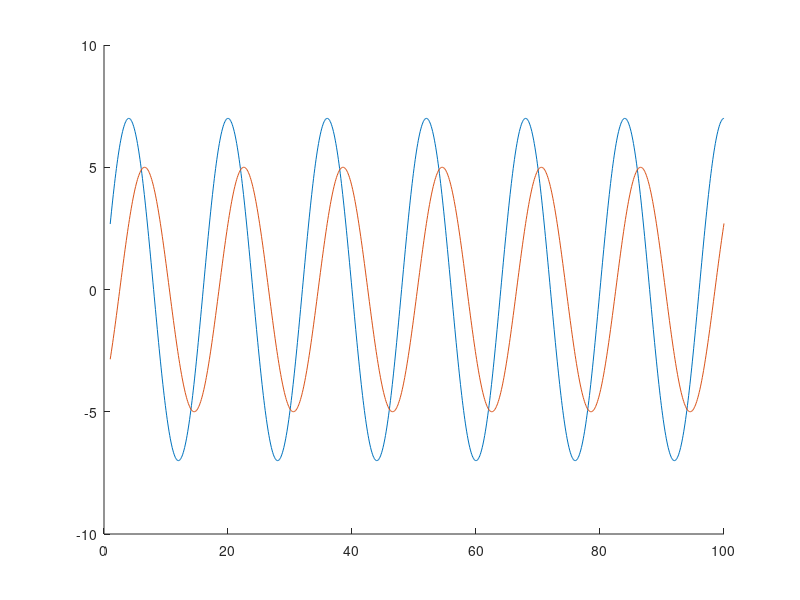

Write MATLAB code to recreate this figure. (Note: this script raises an error after producing the figure.)
%%try phase shift
t=1:0.1:100;
p=16;
amp=5;
a=7*sin(2*pi*(1/p)*(t))';

b=amp*sin(2*pi*(1/p)*(t)-1)';
figure; hold on;
plot(t,a),plot(t,b);

 %the_s=acos(dot(a,b)/(norm(a)*norm(b)));
%the_s=acos(dot(a,b) ./ (dot(a,a)*dot(b,b)))
the_s=phase_sift_calculator(a,b);

c=amp*sin(2*pi*(1/p)*(t)-the_s)';
plot(t,c,'--');
mean(b-c)


lasd = 5;
lamean = 22.5;
a = lasd.*randn(1000,1) + lamean;
b = 0.5*lasd.*randn(1000,1) + lamean;
figure; hold on
histogram (a,25,'Normalization','probability')
histogram (b,25,'Normalization','probability')
figure;
group = [repmat({'a'}, 1000, 1); repmat({'b'}, 1000, 1)];
boxplot([a;b],group,'Notch','on');